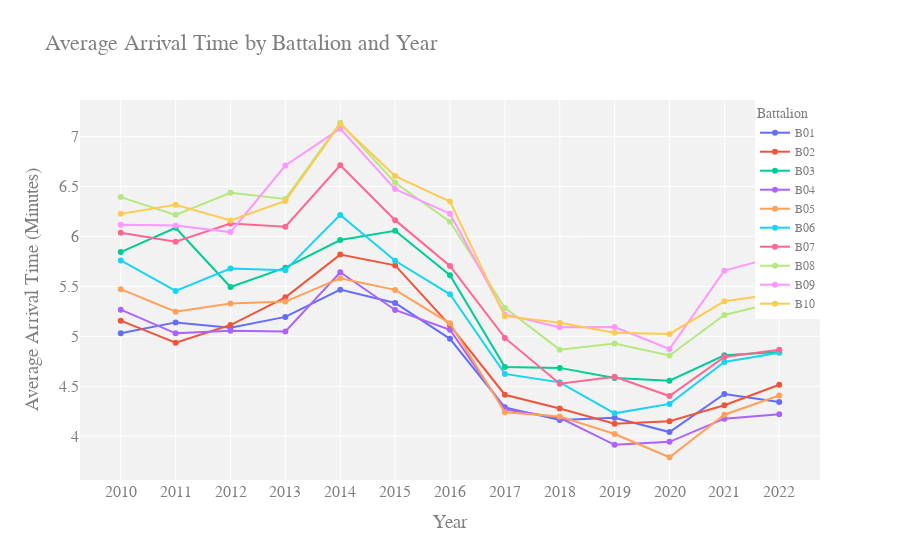

The code cell stored with this chart in its notebook:
### Markdown cell above
This code computes the time it takes for each fire department unit to arrive at the scene of an incident, and creates a new column in the dataset to store these values. It generates a line chart using the Plotly, seaborn and mplcursors libraryies to visualize the the dataset by battalion and year, and calculates the average arrival time for each group and sets some hovering effects on the plot.

### Code cell
# Author-
# Ali Dadayev 


# Convert to minutes and add a new column
df['Arrive time_minutes'] = ((df['Arrival DtTm'] - df['Alarm DtTm']).dt.total_seconds() / 60.0).round(2)

# Group by battalion and year
df_grouped = df.groupby(['Battalion', 'Incident year'])['Arrive time_minutes'].mean().reset_index()

# Create a line plot for each battalion using Plotly
fig = go.Figure()
for battalion in df_grouped['Battalion'].unique():
    data = df_grouped[df_grouped['Battalion'] == battalion]
    fig.add_trace(go.Scatter(x=data['Incident year'], y=data['Arrive time_minutes'], name=battalion, line=dict(width=2)))

# Set layout for the plot
fig.update_layout(
    title="Average Arrival Time by Battalion and Year",
    xaxis_title="Year",
    yaxis_title="Average Arrival Time (Minutes)",
    font=dict(
        family="Arial",
        size=16,
        color="#7f7f7f"
    ),
    legend=dict(
        title="Battalion",
        font=dict(
            family="Arial",
            size=12,
            color="#7f7f7f"
        ),
        yanchor="top",
        y=1,
        xanchor="right",
        x=1
    ),
    plot_bgcolor="#f2f2f2",
    xaxis=dict(
        tickmode='linear',
        tick0=2003,
        dtick=1
    )
)

# Add interactivity to the plot using mplcursors
annotations = [f"{battalion}\nYear: {int(data['Incident year'])}\nAvg. Arrival Time: {data['Arrive time_minutes']:.2f} minutes"
               for battalion, data in df_grouped[['Battalion', 'Incident year', 'Arrive time_minutes']].iterrows()]
cursor = mplcursors.cursor(hover=True)
cursor.connect("add", lambda sel: sel.annotation.set_text(annotations[sel.target.index]))

# Save the plot to an HTML file and display it in the browser
pyo.plot(fig, filename='battalion_arrival_time.html', auto_open=True)

# Display the plot in the notebook
pyo.iplot(fig)

### Figure 1 — Plotly figure (JSON) as saved in the notebook; plotly's stock layout.template omitted (floating-point values rounded to 4 significant figures)
{"data": [{"line": {"width": 2}, "name": "B01", "type": "scatter", "x": [2010, 2011, 2012, 2013, 2014, 2015, 2016, 2017, 2018, 2019, 2020, 2021, 2022], "y": [5.031, 5.14, 5.087, 5.195, 5.468, 5.335, 4.975, 4.289, 4.162, 4.184, 4.042, 4.423, 4.343]}, {"line": {"width": 2}, "name": "B02", "type": "scatter", "x": [2010, 2011, 2012, 2013, 2014, 2015, 2016, 2017, 2018, 2019, 2020, 2021, 2022], "y": [5.157, 4.937, 5.113, 5.391, 5.819, 5.711, 5.11, 4.415, 4.278, 4.125, 4.149, 4.311, 4.516]}, {"line": {"width": 2}, "name": "B03", "type": "scatter", "x": [2010, 2011, 2012, 2013, 2014, 2015, 2016, 2017, 2018, 2019, 2020, 2021, 2022], "y": [5.845, 6.088, 5.494, 5.688, 5.965, 6.057, 5.612, 4.693, 4.684, 4.584, 4.557, 4.81, 4.844]}, {"line": {"width": 2}, "name": "B04", "type": "scatter", "x": [2010, 2011, 2012, 2013, 2014, 2015, 2016, 2017, 2018, 2019, 2020, 2021, 2022], "y": [5.268, 5.03, 5.055, 5.048, 5.642, 5.264, 5.067, 4.267, 4.185, 3.914, 3.944, 4.176, 4.22]}, {"line": {"width": 2}, "name": "B05", "type": "scatter", "x": [2010, 2011, 2012, 2013, 2014, 2015, 2016, 2017, 2018, 2019, 2020, 2021, 2022], "y": [5.473, 5.247, 5.33, 5.348, 5.582, 5.466, 5.131, 4.24, 4.197, 4.022, 3.79, 4.216, 4.408]}, {"line": {"width": 2}, "name": "B06", "type": "scatter", "x": [2010, 2011, 2012, 2013, 2014, 2015, 2016, 2017, 2018, 2019, 2020, 2021, 2022], "y": [5.761, 5.455, 5.679, 5.663, 6.217, 5.757, 5.421, 4.624, 4.54, 4.229, 4.324, 4.744, 4.837]}, {"line": {"width": 2}, "name": "B07", "type": "scatter", "x": [2010, 2011, 2012, 2013, 2014, 2015, 2016, 2017, 2018, 2019, 2020, 2021, 2022], "y": [6.039, 5.947, 6.129, 6.098, 6.714, 6.164, 5.705, 4.985, 4.526, 4.595, 4.402, 4.794, 4.867]}, {"line": {"width": 2}, "name": "B08", "type": "scatter", "x": [2010, 2011, 2012, 2013, 2014, 2015, 2016, 2017, 2018, 2019, 2020, 2021, 2022], "y": [6.395, 6.217, 6.438, 6.376, 7.139, 6.539, 6.148, 5.285, 4.867, 4.929, 4.808, 5.215, 5.348]}, {"line": {"width": 2}, "name": "B09", "type": "scatter", "x": [2010, 2011, 2012, 2013, 2014, 2015, 2016, 2017, 2018, 2019, 2020, 2021, 2022], "y": [6.117, 6.11, 6.044, 6.711, 7.08, 6.475, 6.229, 5.22, 5.091, 5.094, 4.874, 5.658, 5.806]}, {"line": {"width": 2}, "name": "B10", "type": "scatter", "x": [2010, 2011, 2012, 2013, 2014, 2015, 2016, 2017, 2018, 2019, 2020, 2021, 2022], "y": [6.227, 6.317, 6.162, 6.356, 7.128, 6.606, 6.35, 5.202, 5.137, 5.037, 5.025, 5.351, 5.428]}], "layout": {"font": {"color": "#7f7f7f", "family": "Arial", "size": 16}, "legend": {"font": {"color": "#7f7f7f", "family": "Arial", "size": 12}, "title": {"text": "Battalion"}, "x": 1, "xanchor": "right", "y": 1, "yanchor": "top"}, "plot_bgcolor": "#f2f2f2", "title": {"text": "Average Arrival Time by Battalion and Year"}, "xaxis": {"dtick": 1, "tick0": 2003, "tickmode": "linear", "title": {"text": "Year"}}, "yaxis": {"title": {"text": "Average Arrival Time (Minutes)"}}}}
